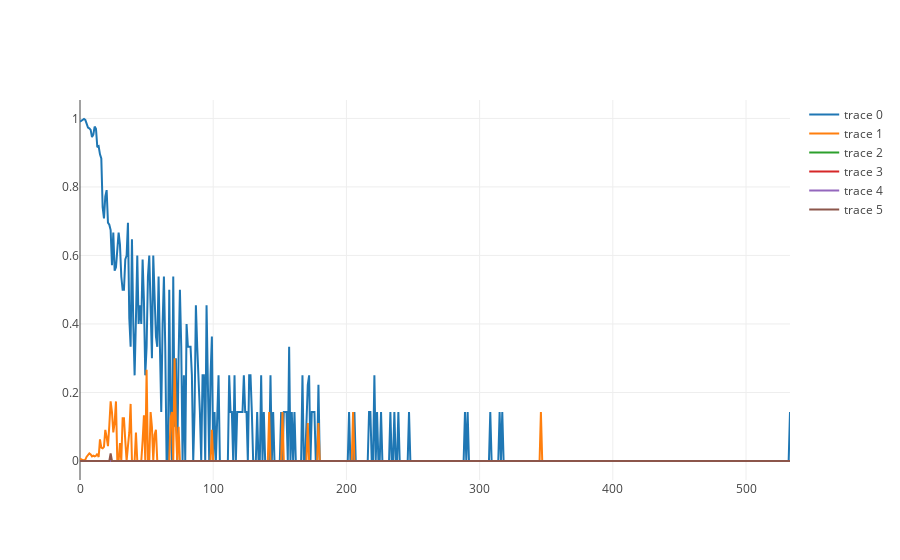

This figure's notebook cell:
### Markdown cell above
Now we normalize `counts` to produce `p`, and plot it.

### Code cell
norm = np.sum(counts+1, axis=1, keepdims=True)
norm = np.tile(norm, [1,N_cats,1])
counts[norm==0] += 1
counts[norm==0] += counts.shape[0]
p = counts/norm

plots = []
for i in range(p.shape[1]):
    plots.append({'y': p[0, i, :]})
    
iplot(plots)

### Figure 1 — Plotly figure (JSON) as saved in the notebook; plotly's stock layout.template omitted (floating-point values rounded to 4 significant figures; data arrays with more than 128 entries replaced by an {"elided": "..."} marker saying what was removed)
{"data": [{"y": {"elided": "534 float values"}}, {"y": {"elided": "534 float values"}}, {"y": {"elided": "534 float values"}}, {"y": {"elided": "534 float values"}}, {"y": {"elided": "534 float values"}}, {"y": {"elided": "534 float values"}}], "layout": {}}
